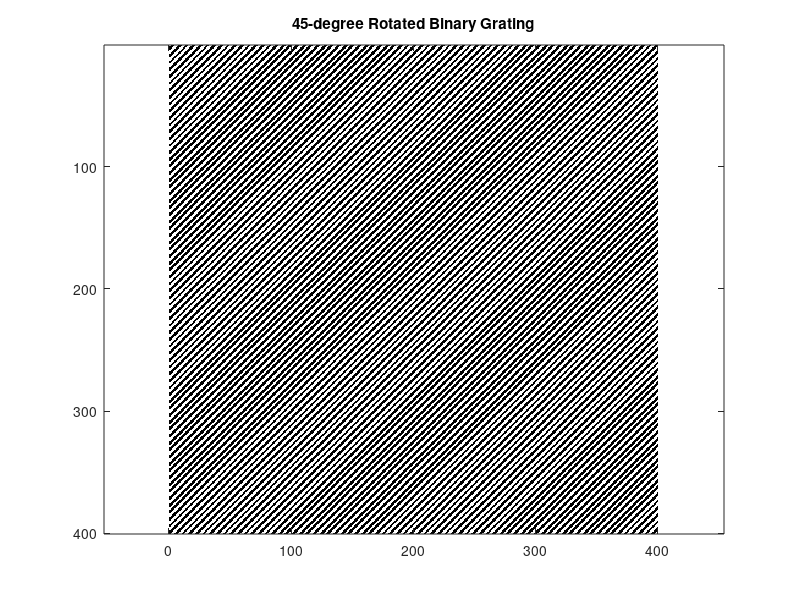
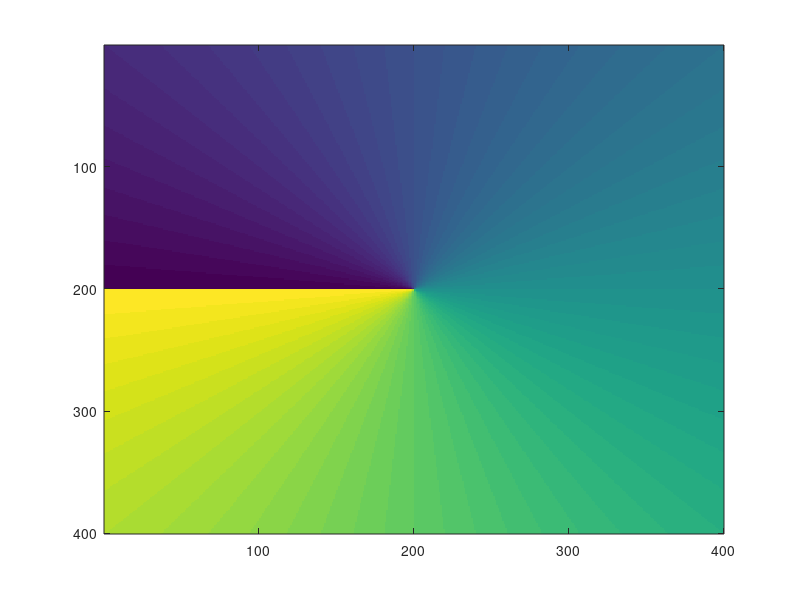
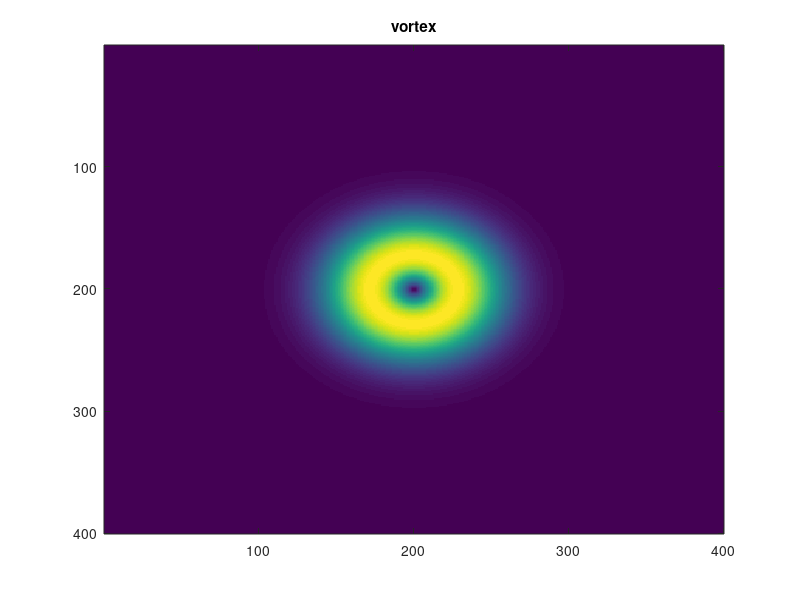
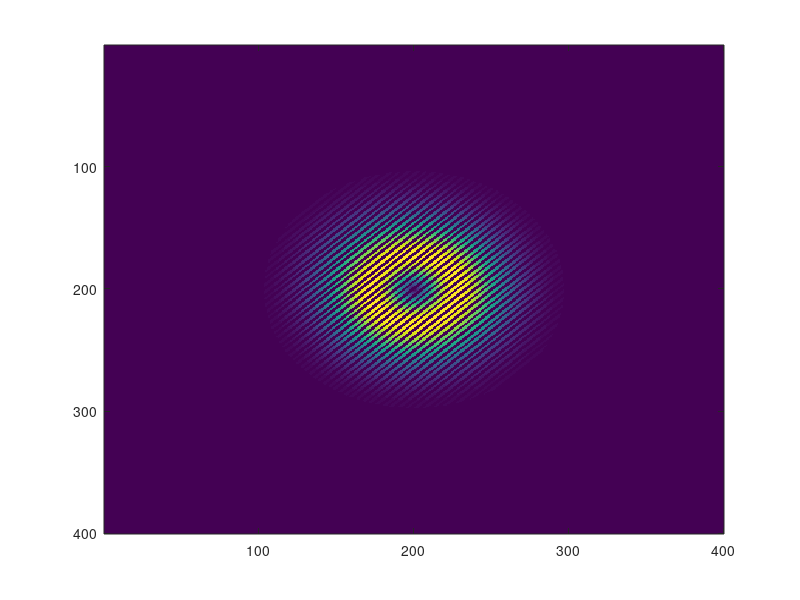

MATLAB code for these plots, in order:
clear all;
close all;
clc;
rows = 400;
cols = 400;
squareSize = 4;
% Initialize the checkerboard matrix
board = zeros(rows, cols);
% Iterate through rows and columns to set values
for i = 1:rows
    for j = 1:cols
        % Calculate the square index for the current cell
        squareRow = ceil(i / squareSize);
        squareCol = ceil(j / squareSize);
        
        % Check if the sum of squareRow and squareCol is odd
        if mod(squareRow + squareCol, 2) == 1
            % If odd, set the value to 1
            board(i, j) = 1;
        end
    end
end
% Parameters
period = 4;           % Period of the grating in pixels
dimensions = 400;      % Dimensions of the square grating in pixels
% Create meshgrid
[x, y] = meshgrid(1:dimensions, 1:dimensions);
% Calculate grating using a 45-degree rotation
grating = mod(floor(x * cos(pi/4)+y*sin(pi/4) ), period) < period / 2;
% Display the grating
figure(1);
imagesc(grating);
colormap(gray);
title('45-degree Rotated Binary Grating');
axis equal;
axis tight;
lambda=632.8*10^(-9);
k=2*pi/lambda;
w=0.001;
l=1;
L=0.01;
n=399;
dx=L/n;
x=(-L/2:dx:L/2);
[X,Y] = meshgrid(x,x);
r=sqrt(X.^2+Y.^2);
phase=atan2(Y,X);
 f=exp(1i*phase*l);
 figure(2);imagesc(angle(f));
 
%imwrite(f,'C:\Users\HP\Desktop\Holograms\l=0.jpg','jpg') 
E=exp(-r.^2/w^2).*(X+sign(l).*1i*Y).^abs(l); %.*((X+1i*Y).^l);%.*exp(i*k*(r^2)/2*R);
figure(3); imagesc(abs(E));
title('vortex');
comb = grating.*E;
figure(4); imagesc(abs(comb));
for_0 = comb;
for_pi = comb;
for i = 1:400
   for j = 1:400
      if board(i,j)==1
          for_0(i,j) = comb(i,j).*exp(1i * pi/2);
	for_pi(i,j) = comb(i,j).*exp(1i * 3*pi/2);
	end
   end
end
figure(5); imagesc(angle(for_0));
figure(6); imagesc(angle(for_pi));
%%% sinusoidal patterns 
a=1;
b=1;
lx1=2.12;
ly1=lx1;
dx1=5.3e-3;
dy1=dx1;
[m1,n1]=meshgrid(-0.5*lx1:dx1:0.5*lx1,+0.5*ly1:-dy1:-0.5*ly1);
for x=1:400
         for y=1:400
             T(x,y)=(2*pi*0.02*(x-201));
             R(x,y)=(2*pi*0.02*(y-201));
     
        end
end
count=0;
for l=1:10:400
        for p=1:10:400
            %fprintf('grnd: %d\n', vv)
            fprintf('Iteration: %d\n', l)
            fprintf('sub: %d\n', p)
            tic
            p_0=a+b.*cos((m1(l,p)*T)+(n1(l,p)*R)+0);
            p_pi= a+b.*cos((m1(l,p)*T)+(n1(l,p)*R)+pi);
            p_pibi2=a+b.*cos((m1(l,p)*T)+(n1(l,p)*R)+pi/2);
            p_3pibi2=a+b.*cos((m1(l,p)*T)+(n1(l,p)*R)+3*pi/2);
            
         
              
                 K_0_0 = (for_0.* p_0);
		 K_0_pi = (for_pi.*p_0);
                 Sum_0_0 = sum(K_0_0(:));
		 Sum_0_pi = sum(K_0_pi(:));
                 I_0_0=(Sum_0_0.*conj(Sum_0_0)); % capturing intensity in CCD 
                 I_0_pi=(Sum_0_pi.*conj(Sum_0_pi)); % capturing intensity in CCD                 
                 I_0 = I_0_0 - I_0_pi;
                  
                 K_pi_0 = (for_0.* p_pi);
		 K_pi_pi = (for_pi.*p_pi);
                 Sum_pi_0 = sum(K_pi_0(:));
		 Sum_pi_pi = sum(K_pi_pi(:));
                 I_pi_0=(Sum_pi_0.*conj(Sum_pi_0)); % capturing intensity in CCD 
                 I_pi_pi=(Sum_pi_pi.*conj(Sum_pi_pi)); % capturing intensity in CCD                 
                 I_pi = I_pi_0 - I_pi_pi;
                 
                 K_pibi2_0 = (for_0.* p_pibi2);
		 K_pibi2_pi = (for_pi.*p_pibi2);
                 Sum_pibi2_0 = sum(K_pibi2_0(:));
		 Sum_pibi2_pi = sum(K_pibi2_pi(:));
                 I_pibi2_0=(Sum_pibi2_0.*conj(Sum_pibi2_0)); % capturing intensity in CCD 
                 I_pibi2_pi=(Sum_pibi2_pi.*conj(Sum_pibi2_pi)); % capturing intensity in CCD                 
                 I_pibi2 = I_pibi2_0 - I_pibi2_pi;
                 
                 K_3pibi2_0 = (for_0.* p_3pibi2);
		 K_3pibi2_pi = (for_pi.*p_3pibi2);
                 Sum_3pibi2_0 = sum(K_3pibi2_0(:));
		 Sum_3pibi2_pi = sum(K_3pibi2_pi(:));
                 I_3pibi2_0=(Sum_3pibi2_0.*conj(Sum_3pibi2_0)); % capturing intensity in CCD 
                 I_3pibi2_pi=(Sum_3pibi2_pi.*conj(Sum_3pibi2_pi)); % capturing intensity in CCD                 
                 I_3pibi2 = I_3pibi2_0 - I_3pibi2_pi;
                 
            
           
            II_0 =0;
            II_pi=0;
            II_pibi2=0;
            II_3pibi2=0;
            
                
               II_0 =  I_0;
                 
               II_pi =  I_pi;
                
               II_pibi2 = I_pibi2;
                
               II_3pibi2 =  I_3pibi2;
                
            
            sin_II_0(l,p)= II_0; % single pixel measurements
     
            Sin_II_pi(l,p)= II_pi;
            
            Sin_II_pibi2(l,p)= II_pibi2;
            
            Sin_II_3pibi2(l,p)= II_3pibi2;
                     
           toc 
            
        end
  end
  
%%%%%%%%
toc
C_xy = (sin_II_0-Sin_II_pi)+1i*(Sin_II_pibi2-Sin_II_3pibi2);
 figure;
 imagesc(abs(C_xy));
 figure;
 tk=fftshift(fft2(C_xy));
 figure;
 imagesc(abs(tk));
 figure;
 imagesc(abs(C_xy));
 figure;
 imagesc(angle(C_xy));
sparse_img=abs(C_xy);
[x, y] = meshgrid(1:391, 1:391);
% define the new grid to interpolate the image on
[Xi, Yi] = meshgrid(1:0.25:391, 1:0.25:391);
% interpolate the image using griddata
interp_img = griddata(x(sparse_img~=0), y(sparse_img~=0), sparse_img(sparse_img~=0), Xi, Yi);
 
figure;
imagesc(interp_img);
